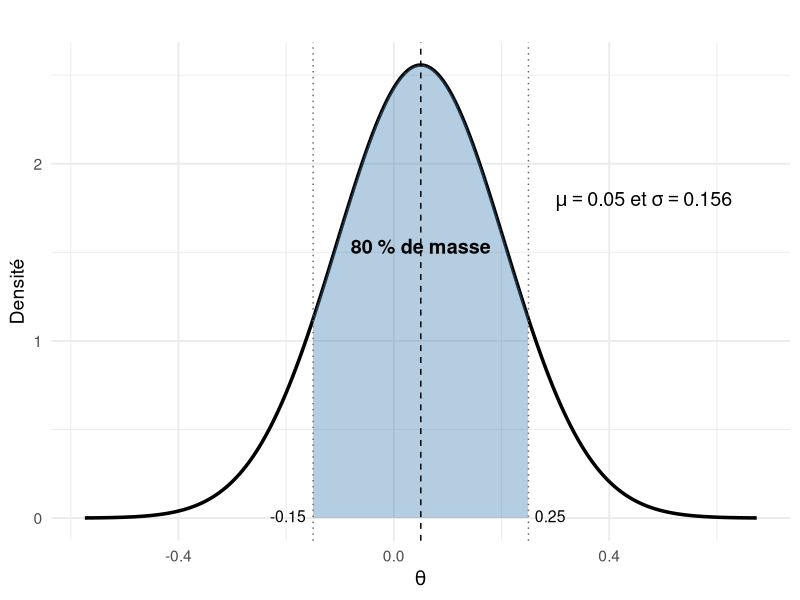

This figure's R source:
## ---- chunk 1
# paramètres de moyenne et d'écart-type souhaités pour la distribution bêta
mu <- 0.57 # moyenne de la probabilité
sigma <- 0.075 # écart-type sur cette probabilité
# formules inverses pour obtenir les paramètres a et b d'une distribution bêta
a <- ((1 - mu) / (sigma^2) - 1 / mu) * mu^2
b <- a * (1 / mu - 1)
# affichage des valeurs de a et b arrondies
c(a = round(a, 1), b = round(b, 1))
## ---- chunk 2
# on génère 10000 valeurs tirées d'une loi Bêta avec les paramètres a = 24.3 et b = 18.3
ech_prior <- rbeta(n = 10000, shape1 = 24.3, shape2 = 18.3)
# on calcule la moyenne empirique des tirages (doit approcher 0.57)
mean(ech_prior)
# on calcule l'écart-type empirique des tirages (doit approcher 0.075)
sd(ech_prior)
## ---- chunk 3
# borne inférieure et supérieure données par l’expert·e
a <- -0.15
b <-  0.25

# niveau de confiance exprimé
level <- 0.80
alpha <- 1 - level

# valeur z correspondant à un intervalle de crédibilité à 80 %
z <- qnorm(1 - alpha / 2)  # ≈ 1.2816

# moyenne = centre de l’intervalle
mu <- (a + b) / 2

# écart-type déduit de la largeur de l’intervalle
sigma <- (b - a) / (2 * z)

mu
sigma
## ---- chunk 4
mu    <- 0.05
sigma <- 0.1560608
pnorm(c(-0.15, 0.25), mean = mu, sd = sigma)
#> 0.10 0.90    # Ok : 10 % à gauche, 90 % à droite → 80 % au centre
## ---- chunk 5
library(ggplot2)

# Paramètres du prior
mu <- 0.05
sigma <- 0.156
a <- -0.15
b <-  0.25

# Courbe de densité
x <- seq(mu - 4*sigma, mu + 4*sigma, length.out = 1000)
y <- dnorm(x, mean = mu, sd = sigma)
df <- data.frame(x = x, y = y)

# Sous-ensemble pour l’aire ombrée
highlight <- subset(df, x >= a & x <= b)

# Tracé
ggplot(df, aes(x, y)) +
  geom_line(color = "black", size = 1.2) +
  geom_area(data = highlight, fill = "steelblue", alpha = 0.4) +
  geom_vline(xintercept = c(a, b), linetype = "dotted", color = "grey40") +
  geom_vline(xintercept = mu, linetype = "dashed", color = "black") +
  annotate("text", x = mu, y = max(y) * 0.6, label = "80 % de masse", size = 5, fontface = "bold") +
  annotate("text", x = a, y = 0.01, label = "-0.15", hjust = 1.2, size = 4) +
  annotate("text", x = b, y = 0.01, label = "0.25", hjust = -0.2, size = 4) +
  annotate("text", x = mu + 0.25, y = max(y) * 0.7,
           label = "mu == 0.05~et~sigma == 0.156",
           parse = TRUE, hjust = 0, size = 5) +
  labs(
    title = "",
    x = expression(theta),
    y = "Densité"
  ) +
  theme_minimal(base_size = 14)
